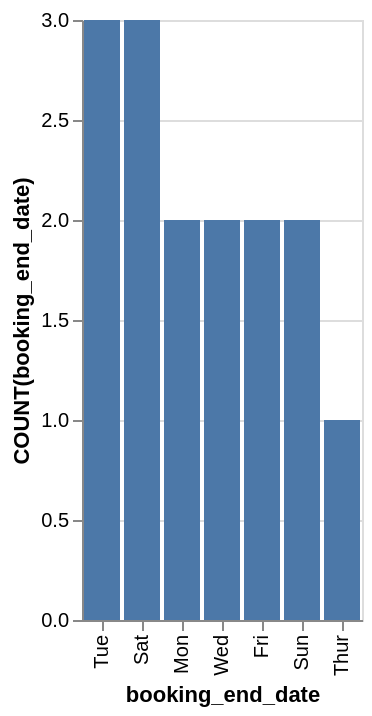

Here is the Vega-Lite specification saved for this chart:
### Vega-Lite specification from a JSON file in a GitHub repository (floating-point values rounded to 4 significant figures)
{"data": {"values": [{"x_data": "Mon", "y_data": 2}, {"x_data": "Tue", "y_data": 3}, {"x_data": "Wed", "y_data": 2}, {"x_data": "Thur", "y_data": 1}, {"x_data": "Fri", "y_data": 2}, {"x_data": "Sat", "y_data": 3}, {"x_data": "Sun", "y_data": 2}]}, "mark": "bar", "encoding": {"x": {"field": "x_data", "type": "nominal", "title": "booking_end_date", "sort": {"op": "sum", "field": "y_data", "order": "descending"}}, "y": {"field": "y_data", "type": "quantitative", "title": "COUNT(booking_end_date)"}}}
